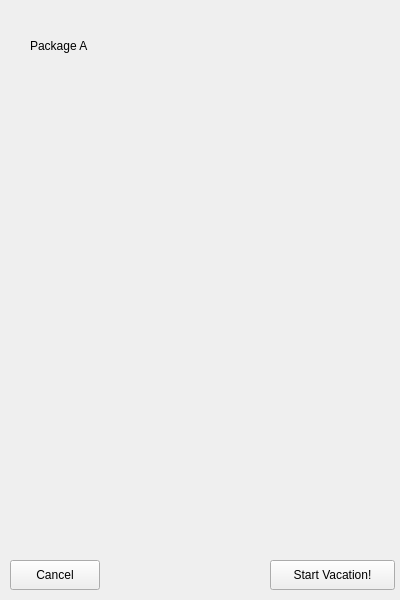
<?xml version="1.0" encoding="UTF-8"?>
<ui version="4.0">
 <class>vPackageA</class>
 <widget class="QWidget" name="vPackageA">
  <property name="geometry">
   <rect>
    <x>0</x>
    <y>0</y>
    <width>400</width>
    <height>600</height>
   </rect>
  </property>
  <property name="windowTitle">
   <string>Form</string>
  </property>
  <widget class="QPushButton" name="cancelButton">
   <property name="geometry">
    <rect>
     <x>10</x>
     <y>560</y>
     <width>90</width>
     <height>30</height>
    </rect>
   </property>
   <property name="text">
    <string>Cancel</string>
   </property>
  </widget>
  <widget class="QPushButton" name="startButton">
   <property name="geometry">
    <rect>
     <x>270</x>
     <y>560</y>
     <width>125</width>
     <height>30</height>
    </rect>
   </property>
   <property name="text">
    <string>Start Vacation!</string>
   </property>
  </widget>
  <widget class="QLabel" name="label">
   <property name="geometry">
    <rect>
     <x>30</x>
     <y>30</y>
     <width>181</width>
     <height>31</height>
    </rect>
   </property>
   <property name="text">
    <string>Package A</string>
   </property>
  </widget>
 </widget>
 <resources/>
 <connections/>
</ui>
